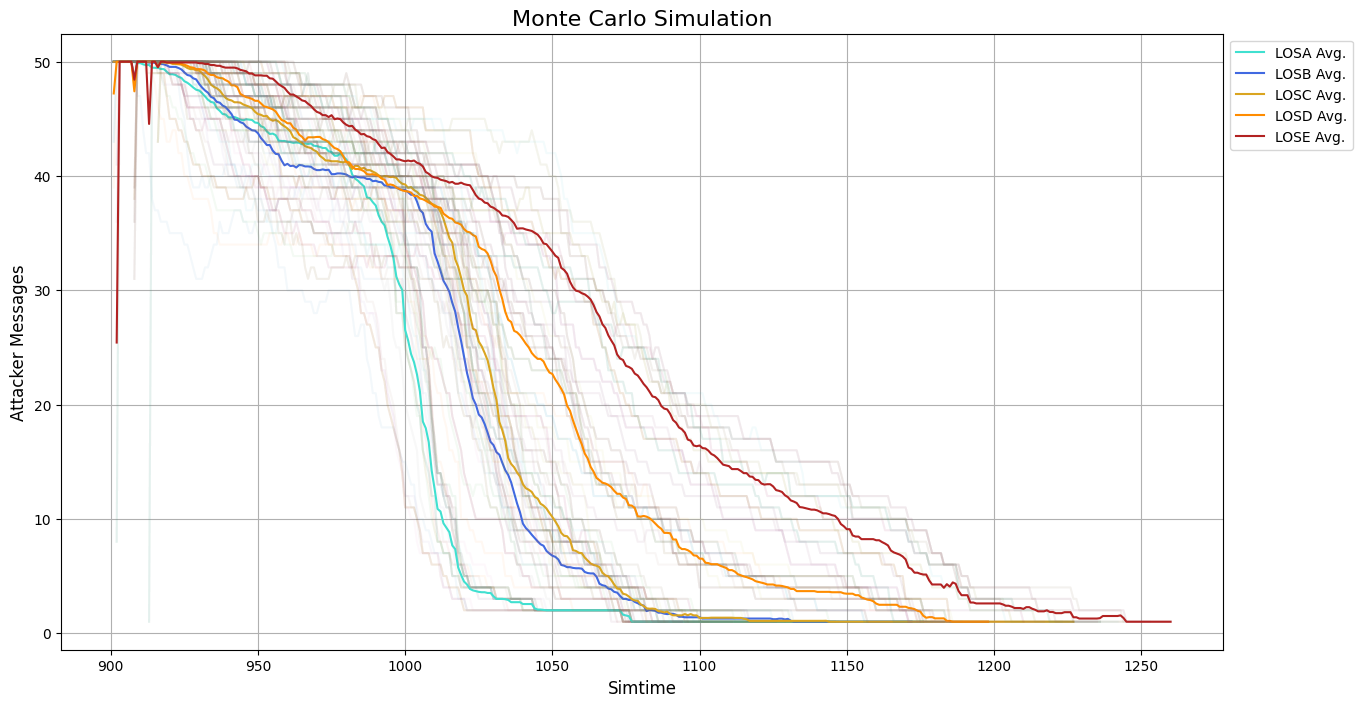

This figure's Python source:
import matplotlib.pyplot as plt
import os
from collections import defaultdict
import numpy as np

# Function to extract data from a single text file
def extract_data(file_path):
    time_values = []
    message_values = []
    with open(file_path, 'r') as file:
        for line in file:
            parts = line.strip().split(',')
            if len(parts) >= 3:
                time_values.append(float(parts[2]))  # Extract the time value
                message_values.append(int(parts[3]))  # Extract the message value
    return time_values, message_values

# List of base directories to include
base_directories = ['LOSA', 'LOSB', 'LOSC', 'LOSD', 'LOSE']  # The directories LOSA to LOSE
folders = [f'depart_{i}' for i in range(885, 916)]  # List of folder names from depart_885 to depart_915

# Initialize a dictionary to store data for each folder in each base directory
all_folder_data = {}

# List of colors for each base directory (you can customize these colors as needed)
colors = ['turquoise', 'royalblue', 'goldenrod', 'darkorange', 'firebrick']

# Loop through each base directory
for base_directory in base_directories:
    folder_data = {}

    # Loop through each folder within the base directory
    for folder in folders:
        directory_path = os.path.join(base_directory, folder)
        grouped_messages = defaultdict(int)

        # Loop through all files in the folder
        for filename in os.listdir(directory_path):
            if filename.startswith('rt_') and filename.endswith('.txt'):
                file_path = os.path.join(directory_path, filename)
                time_values, message_values = extract_data(file_path)
                for time, message in zip(time_values, message_values):
                    rounded_time = round(time)  # Round the time to the nearest integer
                    grouped_messages[rounded_time] += message  # Aggregate messages by rounded time

        # Sort the grouped data by time and store it
        sorted_times = sorted(grouped_messages.keys())
        sorted_messages = [grouped_messages[time] for time in sorted_times]
        folder_data[folder] = (sorted_times, sorted_messages)

    # Store the folder data for this base directory
    all_folder_data[base_directory] = folder_data

# Initialize a plot
plt.figure(figsize=(15, 8))

# Loop through each base directory
for i, (base_directory, folder_data) in enumerate(all_folder_data.items()):
    all_times = set()
    
    # Collect all unique times for this base directory
    for times, _ in folder_data.values():
        all_times.update(times)
    all_times = sorted(all_times)

    # Calculate the average messages for each time across the folders
    average_messages = []
    for time in all_times:
        total = 0
        count = 0
        for _, (times, messages) in folder_data.items():
            if time in times:
                total += messages[times.index(time)]
                count += 1
        average_messages.append(total / count if count > 0 else 0)

    # Plot the individual folder lines for this base directory (without legend)
    for folder, (times, messages) in folder_data.items():
        plt.plot(times, messages, linestyle='-', alpha=0.05)  # Low intensity for individual lines

    # Plot the overall average line for this base directory (with legend)
    plt.plot(all_times, average_messages, linewidth=1.5, label=f'{base_directory} Avg.', color=colors[i])

# Set plot titles and labels
plt.title('Monte Carlo Simulation', fontsize=16)
plt.xlabel('Simtime', fontsize=12)
plt.ylabel('Attacker Messages', fontsize=12)
plt.grid(True)

# Show the legend for only the average lines
plt.legend(fontsize=10, loc='upper left', bbox_to_anchor=(1, 1))

# Save the combined plot to a file
output_path = 'monte.png'  # Final plot file name
plt.savefig(output_path, bbox_inches='tight')
plt.show()

